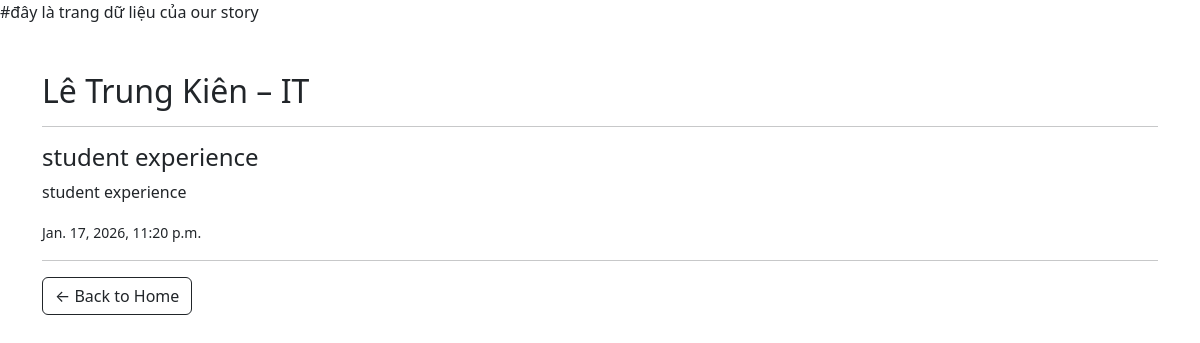
The app's page /experience/le-trung-kien/ with its own data.
### home/models.py (models this page shows, shortened)
class Member(models.Model):
    name = models.CharField(max_length=100)
    major = models.CharField(max_length=100)
    slug = models.SlugField(unique=True)

class Experience(models.Model):
    member = models.ForeignKey(Member, on_delete=models.CASCADE)
    title = models.CharField(max_length=200)
    content = models.TextField()
    created_at = models.DateTimeField(auto_now_add=True)

### home/views.py (the view)
# urls.py: path('experience/<slug:slug>/', views.experience_detail, name='experience'),
def experience_detail(request, slug):
    member = get_object_or_404(Member, slug=slug)
    experiences = Experience.objects.filter(member=member)
    return render(request, 'experience.html', {'member': member, 'experiences': experiences})

### templates/experience.html (shortened to what this page needs)
<!DOCTYPE html> #đây là trang dữ liệu của our story
<html>
<head>
    <link href="https://cdn.jsdelivr.net/npm/bootstrap@5.3.2/dist/css/bootstrap.min.css" rel="stylesheet">
</head>
<body>
<div class="container mt-5">
    <h2>{{ member.name }} – {{ member.major }}</h2>
    <hr>
    {% for e in experiences %}
        <h4>{{ e.title }}</h4>
        <p>{{ e.content }}</p>
        <small>{{ e.created_at }}</small>
        <hr>
    {% empty %}
        <p>No experience yet.</p>
    {% endfor %}
    <a href="/" class="btn btn-outline-dark">← Back to Home</a>
</div>
</body>
</html>

### records on screen
Member: name "Lê Trung Kiên", major "IT"
Experience: title "student experience", content "student experience", created_at "Jan. 17, 2026, 11:20 p.m."
